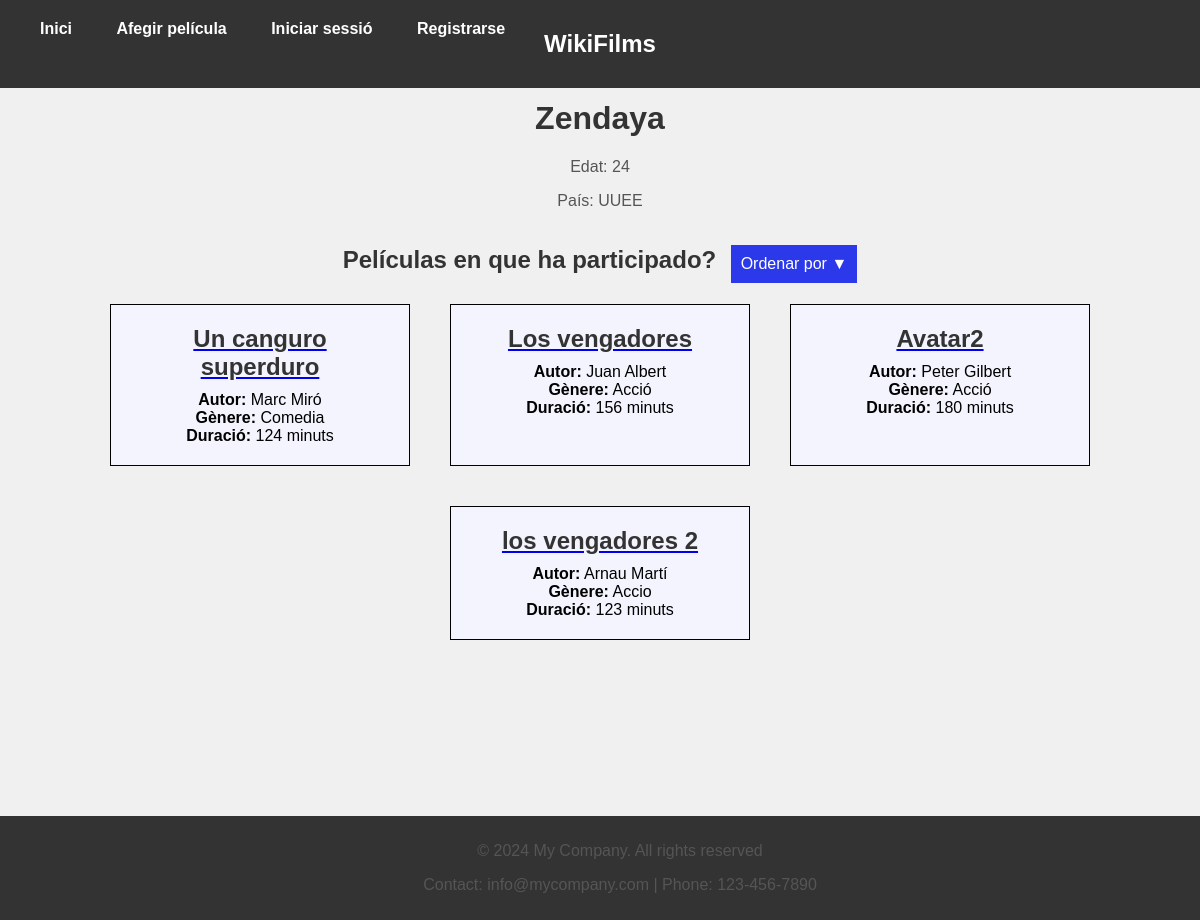
The page /actor/2/ on the database its author committed.
### films/models.py (models this page shows, shortened)
class Actor(models.Model):
    name = models.CharField(max_length=100)
    age = models.PositiveIntegerField()
    country = models.CharField(max_length=100)

class Film(models.Model):
    title = models.CharField(max_length=100)
    author = models.CharField(max_length=100)
    genre = models.CharField(max_length=100, blank=True, null=True)
    duration = models.IntegerField()
    actors = models.ManyToManyField(Actor, related_name='films')

### films/views.py (the view)
# urls.py: path('actor/<int:pk>/', actor_detail, name='actor_detail'),
def actor_detail(request, pk):
    actor = Actor.objects.get(pk=pk)
    films = actor.films.all()
    order_by = request.GET.get('order')
    direction = request.GET.get('direction')
    if order_by == 'duracion':
        if direction == 'asc':
            films = films.order_by('duration')
        elif direction == 'desc':
            films = films.order_by('-duration')
    elif order_by == 'alfabetico':
        if direction == 'asc':
            films = films.order_by('title')
        elif direction == 'desc':
            films = films.order_by('-title')
    context = {
        'actor': actor,
        'films': films
    }
    return render(request, 'actor_detail.html', context)

### templates/actor_detail.html (shortened to what this page needs)
{% extends 'base.html' %}
{% block content %}
{% load static %}
<link rel="stylesheet" type="text/css" href="{% static 'detail_actor.css' %}">
<h1>{{ actor.name }}</h1>
<p>Edat: {{ actor.age }}</p>
<p>País: {{ actor.country }}</p>
<div class="container">
  <h2 class="section-title">Películas en que ha participado?</h2>
  <div class="dropdown">
    <button class="dropbtn">Ordenar por <span class="current-order">▼</span></button>
  </div>
</div>
<div class="film-container">
    {% if films %}
        {% for film in films %}
            <div class="film-item">
                <a href="{% url 'book_detail' pk=film.pk %}">
                    <h2>{{ film.title }}</h2>
                </a>
                <div class="film-info">
                    <div><strong>Autor:</strong> {{ film.author }}</div>
                    <div><strong>Gènere:</strong> {{ film.genre }}</div>
                    <div><strong>Duració:</strong> {{ film.duration }} minuts</div>
                </div>
            </div>
        {% endfor %}
    {% else %}
        <p>No hay películas disponibles.</p>
    {% endif %}
</div>
{% endblock %}

### static/base.css (style rules this page uses)
body { font-family: Arial, sans-serif; margin: 20px; background-color: #f0f0f0; height: 100vh; }
h2 { margin-top: 100px; }

### static/detail_actor.css (style rules this page uses)
body { font-family: Arial, sans-serif; padding: 0; background-color: #f0f0f0; height: 100vh; margin-top: 100px; }
h1 { text-align: center; margin-top: 20px; color: #333; }
h2 { text-align: center; margin-top: 20px; color: #333; }
p { text-align: center; color: #555; }
.film-item h2 { margin-top: 0; margin-bottom: 10px; font-size: 24px; color: #333; text-decoration: none; transition: color 0.3s ease; }
.film-container { display: flex; justify-content: center; gap: 20px; flex-wrap: wrap; }
.film-item { width: 300px; flex: 0 0 auto; border: 1px solid #000000; padding: 20px; margin: 10px; box-sizing: border-box; text-align: center; background: #f4f4ff; }
.container { text-align: center; }
.section-title { display: inline-block; margin-right: 10px; }
.dropdown { display: inline-block; vertical-align: middle; }
.dropdown { position: relative; display: inline-block; }
.dropbtn { background-color: #2b39ea; color: white; padding: 10px; font-size: 16px; border: none; cursor: pointer; }

### rows shown on the page
Actor: name "Zendaya", age "24", country "UUEE"
Film: title "Un canguro superduro", author "Marc Miró", genre "Comedia", duration "124"
Film: title "Los vengadores", author "Juan Albert", genre "Acció", duration "156"
Film: title "Avatar2", author "Peter Gilbert", genre "Acció", duration "180"
Film: title "los vengadores 2", author "Arnau Martí", genre "Accio", duration "123"
